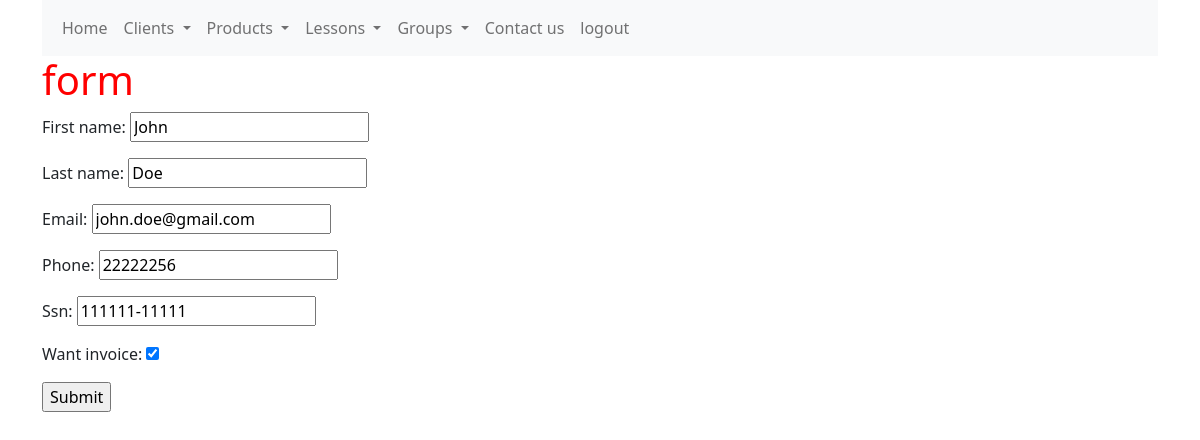
The page /users/update-customer/4/ (signed in) on the database its author committed.
### users/models.py (models this page shows, shortened)
class BaseUser(AbstractUser):
    username = models.CharField(max_length=150, unique=True, blank=False)
    first_name = models.CharField(max_length=150)
    last_name = models.CharField(max_length=150)
    ssn = models.CharField(max_length=12)
    phone = models.CharField(max_length=13)
    email = models.CharField(max_length=100)
    created_at = models.DateTimeField(default=timezone.now)
    is_staff = models.BooleanField(default=False)
    is_active = models.BooleanField(default=False)
    USERNAME_FIELD = "username"
    REQUIRED_FIELDS = [
        "first_name",
        "last_name",
        "ssn",
        "phone",
        "email",
    ]

### users/views.py (the view)
class CustomerUpdateView(UpdateView):
    model = Customer
    fields = (
        "first_name",
        "last_name",
        "email",
        "phone",
        "ssn",
        "want_invoice",
    )

### users/templates/users/customer_form.html (shortened to what this page needs)
{% extends 'main.html' %}
{% block content %}
<h1>{{ type }} form</h1>
<form method="POST">
    {{ form.as_p }}
    <input type="submit" value="Submit">
</form>
{% endblock %}

### static/css/styles.css (style rules this page uses)
h1 { color:red; }

### rows shown on the page
BaseUser: first_name "John", last_name "Doe", email "john.doe@gmail.com", phone "22222256", ssn "111111-11111"
